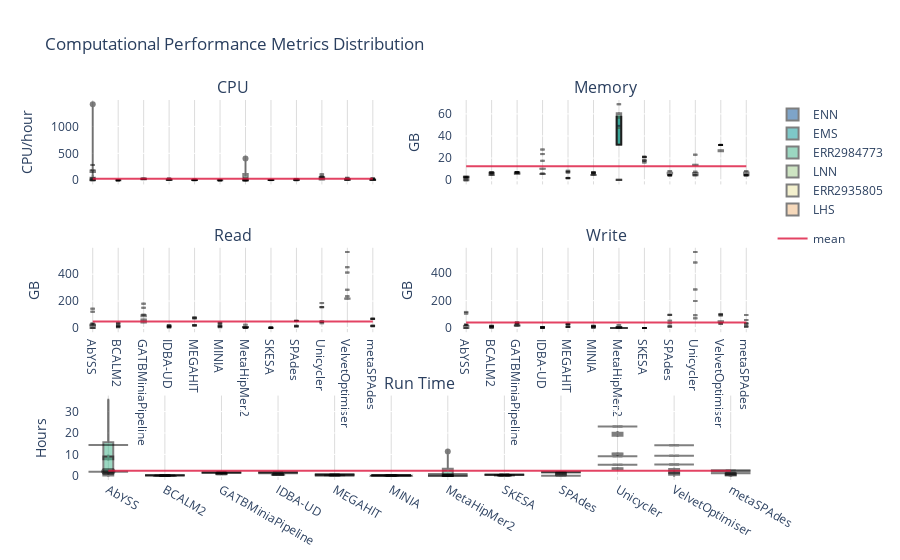

Write notebook code for a chart like this one.
### Code cell
fig_per_sample = make_subplots(rows=3, cols=2, shared_xaxes=True, 
                               subplot_titles=('CPU', 'Memory', 'Read', 'Write', 'Run Time'),
                               specs=[[{}, {}],[{}, {}],[{"colspan": 2}, None]])
row_coord = 1
col_coord = 1

for column in ['cpus', 'rss', 'rchar', 'wchar']:
    showlegend = True if (row_coord == 1 and col_coord == 1) else False
    i=0
    for sample in pipeline_stats_df['sample'].unique():

        fig_per_sample.add_trace(go.Violin(y=pipeline_stats_df[column][pipeline_stats_df['sample'] == sample],
                                        x=pipeline_stats_df['assembler'][pipeline_stats_df['sample'] == sample],
                                        legendgroup='Log', scalegroup='Log', name=sample, box_visible=True, line_color='black',
                                        meanline_visible=True, fillcolor=COLOURS[i], opacity=0.5,
                                        showlegend=showlegend, spanmode='hard'),
                              row=row_coord, col=col_coord)
        i+=1
    
    fig_per_sample.add_trace(go.Scatter(y=[pipeline_stats_df[column].mean()]*len(pipeline_stats_df['assembler']), 
                                    x=pipeline_stats_df['assembler'], mode='lines', name='mean',
                                    line=dict(color="crimson"), opacity=0.8, showlegend=showlegend),
                          row=row_coord, col=col_coord)
    if col_coord == 2:
        col_coord = 1
        row_coord += 1
    else:
        col_coord +=1

i=0
for sample in pipeline_stats_df['sample'].unique():
    fig_per_sample.add_trace(go.Violin(y=pipeline_stats_df['time_hours'][pipeline_stats_df['sample'] == sample],
                 x=pipeline_stats_df['assembler'][pipeline_stats_df['sample'] == sample],
                    box_visible=True, line_color='black',
                    meanline_visible=True, fillcolor=COLOURS[i], opacity=0.5,
                    showlegend=False, spanmode='hard'),  row=3, col=1)
    i+=1

fig_per_sample.add_trace(go.Scatter(y=[pipeline_stats_df['time_hours'].mean()]*len(global_pipeline_stats_df['assembler']), 
                              x=global_pipeline_stats_df['assembler'], mode='lines',
                              line=dict(color="crimson"), opacity=0.8, name='Mean', showlegend=False),  row=3, col=1)

fig_per_sample.update_layout(plot_bgcolor='rgb(255,255,255)', title_text="Computational Performance Metrics Distribution")
# grid
fig_per_sample['layout']['xaxis']['gridcolor']='#DCDCDC'
fig_per_sample['layout']['xaxis2']['gridcolor']='#DCDCDC'
fig_per_sample['layout']['xaxis3']['gridcolor']='#DCDCDC'
fig_per_sample['layout']['xaxis4']['gridcolor']='#DCDCDC'
fig_per_sample['layout']['xaxis5']['gridcolor']='#DCDCDC'
# y-axis legends
fig_per_sample['layout']['yaxis']['title']='CPU/hour'
fig_per_sample['layout']['yaxis2']['title']='GB'
fig_per_sample['layout']['yaxis3']['title']='GB'
fig_per_sample['layout']['yaxis4']['title']='GB'
fig_per_sample['layout']['yaxis5']['title']='Hours'

fig_per_sample.update_layout(violingap=0, violinmode='overlay')
fig_per_sample.update_xaxes(categoryorder='category ascending')

fig_per_sample.show()
plot(fig_per_sample, filename='Plots/Performance/Per Sample Computational Performance Metrics Distribution.html', auto_open=False)

### Figure 1 — Plotly figure (JSON) as saved in the notebook; plotly's stock layout.template omitted (floating-point values rounded to 4 significant figures; data arrays with more than 128 entries replaced by an {"elided": "..."} marker saying what was removed)
{"data": [{"box": {"visible": true}, "fillcolor": "#004B93", "legendgroup": "Log", "line": {"color": "black"}, "meanline": {"visible": true}, "name": "ENN", "opacity": 0.5, "scalegroup": "Log", "showlegend": true, "spanmode": "hard", "type": "violin", "x": ["BCALM2", "MINIA", "MetaHipMer2", "SKESA", "MEGAHIT", "SPAdes", "metaSPAdes", "IDBA-UD", "MetaHipMer2", "AbYSS", "GATBMiniaPipeline", "VelvetOptimiser", "Unicycler", "BCALM2", "MINIA", "MetaHipMer2", "SKESA", "MEGAHIT", "MetaHipMer2", "SPAdes", "metaSPAdes", "IDBA-UD", "GATBMiniaPipeline", "AbYSS", "VelvetOptimiser", "Unicycler", "SKESA", "metaSPAdes", "BCALM2", "SPAdes", "GATBMiniaPipeline", "MEGAHIT", "Unicycler", "MINIA", "AbYSS", "IDBA-UD", "VelvetOptimiser", "MetaHipMer2"], "xaxis": "x", "y": [0.5608, 0.6166, 0.1983, 2.172, 3.071, 3.845, 4.28, 6.52, 8.016, 12.01, 19.31, 12.74, 17.49, 0.5234, 0.5433, 0.1841, 2.118, 3.433, 6.792, 3.752, 4.433, 5.894, 19.66, 0.2817, 12.61, 16.55, 2.488, 3.654, 0.5537, 4.093, 19.65, 3.066, 15.22, 0.5493, 12.26, 5.76, 13.01, 6.997], "yaxis": "y"}, {"box": {"visible": true}, "fillcolor": "#009392", "legendgroup": "Log", "line": {"color": "black"}, "meanline": {"visible": true}, "name": "EMS", "opacity": 0.5, "scalegroup": "Log", "showlegend": true, "spanmode": "hard", "type": "violin", "x": ["BCALM2", "MINIA", "MetaHipMer2", "SKESA", "MEGAHIT", "IDBA-UD", "metaSPAdes", "MetaHipMer2", "GATBMiniaPipeline", "SPAdes", "VelvetOptimiser", "AbYSS", "Unicycler", "MetaHipMer2", "BCALM2", "MINIA", "SKESA", "MetaHipMer2", "IDBA-UD", "MEGAHIT", "metaSPAdes", "GATBMiniaPipeline", "SPAdes", "VelvetOptimiser", "AbYSS", "Unicycler", "metaSPAdes", "MEGAHIT", "BCALM2", "Unicycler", "SPAdes", "MINIA", "SKESA", "VelvetOptimiser", "AbYSS", "IDBA-UD", "MetaHipMer2", "GATBMiniaPipeline"], "xaxis": "x", "y": [0.7347, 0.7891, 0.2384, 2.486, 5.116, 7.336, 10.09, 14.62, 22.44, 11.64, 17.44, 156.5, 34.44, 0.189, 0.01155, 0.7028, 2.386, 8.613, 7.362, 5.063, 10.06, 22.21, 11.5, 0.3115, 188.3, 38.18, 0.3608, 4.298, 0.6613, 34.77, 10.92, 0.732, 2.196, 16.56, 151.9, 7.505, 9.033, 22.51], "yaxis": "y"}, {"box": {"visible": true}, "fillcolor": "#39B185", "legendgroup": "Log", "line": {"color": "black"}, "meanline": {"visible": true}, "name": "ERR2984773", "opacity": 0.5, "scalegroup": "Log", "showlegend": true, "spanmode": "hard", "type": "violin", "x": ["BCALM2", "MINIA", "MetaHipMer2", "SKESA", "MEGAHIT", "IDBA-UD", "MetaHipMer2", "metaSPAdes", "GATBMiniaPipeline", "SPAdes", "VelvetOptimiser", "Unicycler", "AbYSS", "AbYSS", "AbYSS", "MetaHipMer2", "BCALM2", "MINIA", "SKESA", "MEGAHIT", "MetaHipMer2", "IDBA-UD", "GATBMiniaPipeline", "metaSPAdes", "SPAdes", "VelvetOptimiser", "Unicycler", "AbYSS", "AbYSS", "AbYSS", "MEGAHIT", "SPAdes", "SKESA", "GATBMiniaPipeline", "BCALM2", "Unicycler", "MINIA", "metaSPAdes", "IDBA-UD", "VelvetOptimiser", "MetaHipMer2", "AbYSS", "AbYSS"], "xaxis": "x", "y": [1.017, 1.608, 0.2644, 3.695, 5.277, 11.47, 20.43, 13.25, 31.46, 13.37, 18.89, 61.24, 0, 0, 95.57, 0.1915, 1.041, 1.519, 3.511, 5.93, 15.16, 11.52, 29.97, 14.81, 13.06, 17.95, 54.32, 0, 0, 0, 6.053, 14.02, 3.713, 29.42, 0.9722, 55.01, 1.321, 14.41, 12.18, 17.95, 402.1, 0, 1412.0], "yaxis": "y"}, {"box": {"visible": true}, "fillcolor": "#9CCB86", "legendgroup": "Log", "line": {"color": "black"}, "meanline": {"visible": true}, "name": "LNN", "opacity": 0.5, "scalegroup": "Log", "showlegend": true, "spanmode": "hard", "type": "violin", "x": ["MINIA", "BCALM2", "Unicycler", "metaSPAdes", "SPAdes", "SKESA", "AbYSS", "MEGAHIT", "VelvetOptimiser", "IDBA-UD", "MetaHipMer2", "MetaHipMer2", "MetaHipMer2", "GATBMiniaPipeline"], "xaxis": "x", "y": [1.757, 1.869, 62.82, 17.77, 19.29, 6.406, 38.9, 0.1799, 15.28, 19.57, 0.00187, 0.001929, 0.001837, 22.21], "yaxis": "y"}, {"box": {"visible": true}, "fillcolor": "#E9E29C", "legendgroup": "Log", "line": {"color": "black"}, "meanline": {"visible": true}, "name": "ERR2935805", "opacity": 0.5, "scalegroup": "Log", "showlegend": true, "spanmode": "hard", "type": "violin", "x": ["MINIA", "SPAdes", "BCALM2", "GATBMiniaPipeline", "SKESA", "IDBA-UD", "MetaHipMer2", "MEGAHIT", "metaSPAdes", "VelvetOptimiser", "AbYSS", "Unicycler"], "xaxis": "x", "y": [3.199, 0.5191, 2.242, 24.39, 4.328, 28.63, 32.66, 10.95, 34.88, 31.76, 284.1, 108.8], "yaxis": "y"}, {"box": {"visible": true}, "fillcolor": "#EEB479", "legendgroup": "Log", "line": {"color": "black"}, "meanline": {"visible": true}, "name": "LHS", "opacity": 0.5, "scalegroup": "Log", "showlegend": true, "spanmode": "hard", "type": "violin", "x": ["SPAdes", "Unicycler", "GATBMiniaPipeline", "metaSPAdes", "SKESA", "MINIA", "BCALM2", "MEGAHIT", "IDBA-UD", "VelvetOptimiser", "MetaHipMer2", "MetaHipMer2", "MetaHipMer2", "AbYSS", "AbYSS", "AbYSS"], "xaxis": "x", "y": [23.6, 67.27, 25.85, 26.57, 4.356, 6.211, 2.475, 9.852, 26.85, 43.66, 0.00187, 0.001903, 0.002087, 0, 0, 0], "yaxis": "y"}, {"line": {"color": "crimson"}, "mode": "lines", "name": "mean", "opacity": 0.8, "showlegend": true, "type": "scatter", "x": {"elided": "161 str values"}, "xaxis": "x", "y": {"elided": "161 float values"}, "yaxis": "y"}, {"box": {"visible": true}, "fillcolor": "#004B93", "legendgroup": "Log", "line": {"color": "black"}, "meanline": {"visible": true}, "name": "ENN", "opacity": 0.5, "scalegroup": "Log", "showlegend": false, "spanmode": "hard", "type": "violin", "x": ["BCALM2", "MINIA", "MetaHipMer2", "SKESA", "MEGAHIT", "SPAdes", "metaSPAdes", "IDBA-UD", "MetaHipMer2", "AbYSS", "GATBMiniaPipeline", "VelvetOptimiser", "Unicycler", "BCALM2", "MINIA", "MetaHipMer2", "SKESA", "MEGAHIT", "MetaHipMer2", "SPAdes", "metaSPAdes", "IDBA-UD", "GATBMiniaPipeline", "AbYSS", "VelvetOptimiser", "Unicycler", "SKESA", "metaSPAdes", "BCALM2", "SPAdes", "GATBMiniaPipeline", "MEGAHIT", "Unicycler", "MINIA", "AbYSS", "IDBA-UD", "VelvetOptimiser", "MetaHipMer2"], "xaxis": "x2", "y": [5.1, 5.1, 32, 16.1, 1.7, 4.6, 4.6, 5.7, 56.9, 2.9, 6.8, 27.3, 4.6, 5.1, 5.1, 32.9, 16.1, 1.7, 56.8, 4.6, 4.6, 5.6, 6.9, 3, 26.6, 4.7, 16.1, 4.6, 5.1, 4.6, 6.8, 1.7, 4.5, 5.1, 2.9, 5.6, 26.2, 57.6], "yaxis": "y2"}, {"box": {"visible": true}, "fillcolor": "#009392", "legendgroup": "Log", "line": {"color": "black"}, "meanline": {"visible": true}, "name": "EMS", "opacity": 0.5, "scalegroup": "Log", "showlegend": false, "spanmode": "hard", "type": "violin", "x": ["BCALM2", "MINIA", "MetaHipMer2", "SKESA", "MEGAHIT", "IDBA-UD", "metaSPAdes", "MetaHipMer2", "GATBMiniaPipeline", "SPAdes", "VelvetOptimiser", "AbYSS", "Unicycler", "MetaHipMer2", "BCALM2", "MINIA", "SKESA", "MetaHipMer2", "IDBA-UD", "MEGAHIT", "metaSPAdes", "GATBMiniaPipeline", "SPAdes", "VelvetOptimiser", "AbYSS", "Unicycler", "metaSPAdes", "MEGAHIT", "BCALM2", "Unicycler", "SPAdes", "MINIA", "SKESA", "VelvetOptimiser", "AbYSS", "IDBA-UD", "MetaHipMer2", "GATBMiniaPipeline"], "xaxis": "x2", "y": [6.7, 6.6, 32.1, 17.8, 2.1, 6, 4.9, 57.3, 6.8, 4.6, 31.9, 3.3, 6.5, 32, 6.7, 6.6, 17.8, 57.3, 6, 2.1, 4.6, 6.8, 4.6, 31.9, 3.2, 6.3, 4.6, 2.1, 6.6, 6.5, 4.6, 6.6, 17.8, 31.9, 3.2, 6, 57.2, 6.8], "yaxis": "y2"}, {"box": {"visible": true}, "fillcolor": "#39B185", "legendgroup": "Log", "line": {"color": "black"}, "meanline": {"visible": true}, "name": "ERR2984773", "opacity": 0.5, "scalegroup": "Log", "showlegend": false, "spanmode": "hard", "type": "violin", "x": ["BCALM2", "MINIA", "MetaHipMer2", "SKESA", "MEGAHIT", "IDBA-UD", "MetaHipMer2", "metaSPAdes", "GATBMiniaPipeline", "SPAdes", "VelvetOptimiser", "Unicycler", "AbYSS", "AbYSS", "AbYSS", "MetaHipMer2", "BCALM2", "MINIA", "SKESA", "MEGAHIT", "MetaHipMer2", "IDBA-UD", "GATBMiniaPipeline", "metaSPAdes", "SPAdes", "VelvetOptimiser", "Unicycler", "AbYSS", "AbYSS", "AbYSS", "MEGAHIT", "SPAdes", "SKESA", "GATBMiniaPipeline", "BCALM2", "Unicycler", "MINIA", "metaSPAdes", "IDBA-UD", "VelvetOptimiser", "MetaHipMer2", "AbYSS", "AbYSS"], "xaxis": "x2", "y": [4.7, 4.8, 31.9, 17.8, 2.1, 10.4, 60.4, 6.2, 5.7, 6.5, 31.9, 13.8, 0, 0, 3.6, 32, 4.6, 4.8, 17.8, 2.1, 60.1, 10.4, 5.6, 6.9, 6.8, 31.9, 13.9, 0, 0, 0, 2.1, 5.8, 17.8, 5.8, 4.8, 13.8, 4.7, 6.8, 10.3, 31.9, 61.3, 0, 3.1], "yaxis": "y2"}, {"box": {"visible": true}, "fillcolor": "#9CCB86", "legendgroup": "Log", "line": {"color": "black"}, "meanline": {"visible": true}, "name": "LNN", "opacity": 0.5, "scalegroup": "Log", "showlegend": false, "spanmode": "hard", "type": "violin", "x": ["MINIA", "BCALM2", "Unicycler", "metaSPAdes", "SPAdes", "SKESA", "AbYSS", "MEGAHIT", "VelvetOptimiser", "IDBA-UD", "MetaHipMer2", "MetaHipMer2", "MetaHipMer2", "GATBMiniaPipeline"], "xaxis": "x2", "y": [7.1, 7, 4.6, 4.6, 4.6, 20.7, 2.8, 8.5, 31.9, 17.5, 0.1006, 0.218, 0.3652, 7.2], "yaxis": "y2"}, {"box": {"visible": true}, "fillcolor": "#E9E29C", "legendgroup": "Log", "line": {"color": "black"}, "meanline": {"visible": true}, "name": "ERR2935805", "opacity": 0.5, "scalegroup": "Log", "showlegend": false, "spanmode": "hard", "type": "violin", "x": ["MINIA", "SPAdes", "BCALM2", "GATBMiniaPipeline", "SKESA", "IDBA-UD", "MetaHipMer2", "MEGAHIT", "metaSPAdes", "VelvetOptimiser", "AbYSS", "Unicycler"], "xaxis": "x2", "y": [6.3, 8.3, 6.3, 7.3, 21.1, 23.6, 68.7, 7.6, 8.3, 31.9, 2.2, 23.1], "yaxis": "y2"}, {"box": {"visible": true}, "fillcolor": "#EEB479", "legendgroup": "Log", "line": {"color": "black"}, "meanline": {"visible": true}, "name": "LHS", "opacity": 0.5, "scalegroup": "Log", "showlegend": false, "spanmode": "hard", "type": "violin", "x": ["SPAdes", "Unicycler", "GATBMiniaPipeline", "metaSPAdes", "SKESA", "MINIA", "BCALM2", "MEGAHIT", "IDBA-UD", "VelvetOptimiser", "MetaHipMer2", "MetaHipMer2", "MetaHipMer2", "AbYSS", "AbYSS", "AbYSS"], "xaxis": "x2", "y": [4.6, 7.7, 7.4, 4.6, 21.3, 7.2, 7.3, 6.9, 27.7, 31.9, 0.0829, 0.2163, 0.3595, 0, 0, 0], "yaxis": "y2"}, {"line": {"color": "crimson"}, "mode": "lines", "name": "mean", "opacity": 0.8, "showlegend": false, "type": "scatter", "x": {"elided": "161 str values"}, "xaxis": "x2", "y": {"elided": "161 float values"}, "yaxis": "y2"}, {"box": {"visible": true}, "fillcolor": "#004B93", "legendgroup": "Log", "line": {"color": "black"}, "meanline": {"visible": true}, "name": "ENN", "opacity": 0.5, "scalegroup": "Log", "showlegend": false, "spanmode": "hard", "type": "violin", "x": ["BCALM2", "MINIA", "MetaHipMer2", "SKESA", "MEGAHIT", "SPAdes", "metaSPAdes", "IDBA-UD", "MetaHipMer2", "AbYSS", "GATBMiniaPipeline", "VelvetOptimiser", "Unicycler", "BCALM2", "MINIA", "MetaHipMer2", "SKESA", "MEGAHIT", "MetaHipMer2", "SPAdes", "metaSPAdes", "IDBA-UD", "GATBMiniaPipeline", "AbYSS", "VelvetOptimiser", "Unicycler", "SKESA", "metaSPAdes", "BCALM2", "SPAdes", "GATBMiniaPipeline", "MEGAHIT", "Unicycler", "MINIA", "AbYSS", "IDBA-UD", "VelvetOptimiser", "MetaHipMer2"], "xaxis": "x3", "y": [5.9, 6.5, 4.9, 0.3685, 16.5, 9.6, 12.6, 5.3, 5, 25.1, 40.5, 236.1, 36.2, 5.9, 6.5, 4.9, 0.3685, 16.5, 5, 9.6, 12.6, 5.3, 47.6, 25, 236.1, 36.2, 0.3685, 12.6, 5.9, 9.6, 42.3, 16.5, 36.2, 6.5, 25.1, 5.3, 236.1, 5], "yaxis": "y3"}, {"box": {"visible": true}, "fillcolor": "#009392", "legendgroup": "Log", "line": {"color": "black"}, "meanline": {"visible": true}, "name": "EMS", "opacity": 0.5, "scalegroup": "Log", "showlegend": false, "spanmode": "hard", "type": "violin", "x": ["BCALM2", "MINIA", "MetaHipMer2", "SKESA", "MEGAHIT", "IDBA-UD", "metaSPAdes", "MetaHipMer2", "GATBMiniaPipeline", "SPAdes", "VelvetOptimiser", "AbYSS", "Unicycler", "MetaHipMer2", "BCALM2", "MINIA", "SKESA", "MetaHipMer2", "IDBA-UD", "MEGAHIT", "metaSPAdes", "GATBMiniaPipeline", "SPAdes", "VelvetOptimiser", "AbYSS", "Unicycler", "metaSPAdes", "MEGAHIT", "BCALM2", "Unicycler", "SPAdes", "MINIA", "SKESA", "VelvetOptimiser", "AbYSS", "IDBA-UD", "MetaHipMer2", "GATBMiniaPipeline"], "xaxis": "x3", "y": [8.5, 9.1, 5.8, 0.9135, 20.6, 5.8, 15.8, 5.9, 61.4, 15.7, 283.9, 33.3, 46.8, 5.8, 8.5, 9.1, 0.9135, 5.9, 5.8, 20.6, 15.8, 63.9, 15.7, 283.9, 33.3, 46.8, 15.8, 20.6, 8.5, 46.8, 15.7, 9.1, 0.9135, 283.9, 33.3, 5.8, 5.9, 59], "yaxis": "y3"}, {"box": {"visible": true}, "fillcolor": "#39B185", "legendgroup": "Log", "line": {"color": "black"}, "meanline": {"visible": true}, "name": "ERR2984773", "opacity": 0.5, "scalegroup": "Log", "showlegend": false, "spanmode": "hard", "type": "violin", "x": ["BCALM2", "MINIA", "MetaHipMer2", "SKESA", "MEGAHIT", "IDBA-UD", "MetaHipMer2", "metaSPAdes", "GATBMiniaPipeline", "SPAdes", "VelvetOptimiser", "Unicycler", "AbYSS", "AbYSS", "AbYSS", "MetaHipMer2", "BCALM2", "MINIA", "SKESA", "MEGAHIT", "MetaHipMer2", "IDBA-UD", "GATBMiniaPipeline", "metaSPAdes", "SPAdes", "VelvetOptimiser", "Unicycler", "AbYSS", "AbYSS", "AbYSS", "MEGAHIT", "SPAdes", "SKESA", "GATBMiniaPipeline", "BCALM2", "Unicycler", "MINIA", "metaSPAdes", "IDBA-UD", "VelvetOptimiser", "MetaHipMer2", "AbYSS", "AbYSS"], "xaxis": "x3", "y": [16.2, 17.3, 6.3, 0.8848, 22.3, 8.8, 6.4, 16.2, 89.7, 15.9, 218.7, 48, 0, 0, 36.8, 6.3, 16.2, 17.3, 0.8848, 22.3, 6.4, 8.8, 96.8, 16.2, 15.9, 216.7, 48, 0, 0, 0, 22.3, 15.9, 0.8848, 86.2, 16.2, 48, 17.3, 16.2, 8.8, 219.1, 6.6, 0, 36.8], "yaxis": "y3"}, {"box": {"visible": true}, "fillcolor": "#9CCB86", "legendgroup": "Log", "line": {"color": "black"}, "meanline": {"visible": true}, "name": "LNN", "opacity": 0.5, "scalegroup": "Log", "showlegend": false, "spanmode": "hard", "type": "violin", "x": ["MINIA", "BCALM2", "Unicycler", "metaSPAdes", "SPAdes", "SKESA", "AbYSS", "MEGAHIT", "VelvetOptimiser", "IDBA-UD", "MetaHipMer2", "MetaHipMer2", "MetaHipMer2", "GATBMiniaPipeline"], "xaxis": "x3", "y": [19, 18.7, 184.9, 66.8, 51.1, 2, 121.1, 77.6, 411.3, 14.3, 0.0173, 0.0173, 0.0173, 98.6], "yaxis": "y3"}, {"box": {"visible": true}, "fillcolor": "#E9E29C", "legendgroup": "Log", "line": {"color": "black"}, "meanline": {"visible": true}, "name": "ERR2935805", "opacity": 0.5, "scalegroup": "Log", "showlegend": false, "spanmode": "hard", "type": "violin", "x": ["MINIA", "SPAdes", "BCALM2", "GATBMiniaPipeline", "SKESA", "IDBA-UD", "MetaHipMer2", "MEGAHIT", "metaSPAdes", "VelvetOptimiser", "AbYSS", "Unicycler"], "xaxis": "x3", "y": [34.6, 53.4, 33.4, 150.1, 3, 20.9, 24.5, 76.2, 69.3, 451.5, 143.7, 155.7], "yaxis": "y3"}, {"box": {"visible": true}, "fillcolor": "#EEB479", "legendgroup": "Log", "line": {"color": "black"}, "meanline": {"visible": true}, "name": "LHS", "opacity": 0.5, "scalegroup": "Log", "showlegend": false, "spanmode": "hard", "type": "violin", "x": ["SPAdes", "Unicycler", "GATBMiniaPipeline", "metaSPAdes", "SKESA", "MINIA", "BCALM2", "MEGAHIT", "IDBA-UD", "VelvetOptimiser", "MetaHipMer2", "MetaHipMer2", "MetaHipMer2", "AbYSS", "AbYSS", "AbYSS"], "xaxis": "x3", "y": [52.9, 153.9, 180.7, 68.6, 2.8, 39, 37.8, 70.8, 17.6, 564.2, 0.0173, 0.0173, 0.0173, 0, 0, 0], "yaxis": "y3"}, {"line": {"color": "crimson"}, "mode": "lines", "name": "mean", "opacity": 0.8, "showlegend": false, "type": "scatter", "x": {"elided": "161 str values"}, "xaxis": "x3", "y": {"elided": "161 float values"}, "yaxis": "y3"}, {"box": {"visible": true}, "fillcolor": "#004B93", "legendgroup": "Log", "line": {"color": "black"}, "meanline": {"visible": true}, "name": "ENN", "opacity": 0.5, "scalegroup": "Log", "showlegend": false, "spanmode": "hard", "type": "violin", "x": ["BCALM2", "MINIA", "MetaHipMer2", "SKESA", "MEGAHIT", "SPAdes", "metaSPAdes", "IDBA-UD", "MetaHipMer2", "AbYSS", "GATBMiniaPipeline", "VelvetOptimiser", "Unicycler", "BCALM2", "MINIA", "MetaHipMer2", "SKESA", "MEGAHIT", "MetaHipMer2", "SPAdes", "metaSPAdes", "IDBA-UD", "GATBMiniaPipeline", "AbYSS", "VelvetOptimiser", "Unicycler", "SKESA", "metaSPAdes", "BCALM2", "SPAdes", "GATBMiniaPipeline", "MEGAHIT", "Unicycler", "MINIA", "AbYSS", "IDBA-UD", "VelvetOptimiser", "MetaHipMer2"], "xaxis": "x4", "y": [3.4, 3.5, 4.4, 0.0288, 6.9, 11.2, 11.3, 2.5, 4.7, 21.9, 16, 29.3, 93.8, 3.4, 3.5, 4.4, 0.0288, 6.9, 4.7, 11.2, 11.3, 2.5, 16.1, 21.9, 29.3, 93.8, 0.0288, 11.3, 3.4, 11.2, 16.1, 6.9, 93.8, 3.5, 21.9, 2.5, 29.3, 4.7], "yaxis": "y4"}, {"box": {"visible": true}, "fillcolor": "#009392", "legendgroup": "Log", "line": {"color": "black"}, "meanline": {"visible": true}, "name": "EMS", "opacity": 0.5, "scalegroup": "Log", "showlegend": false, "spanmode": "hard", "type": "violin", "x": ["BCALM2", "MINIA", "MetaHipMer2", "SKESA", "MEGAHIT", "IDBA-UD", "metaSPAdes", "MetaHipMer2", "GATBMiniaPipeline", "SPAdes", "VelvetOptimiser", "AbYSS", "Unicycler", "MetaHipMer2", "BCALM2", "MINIA", "SKESA", "MetaHipMer2", "IDBA-UD", "MEGAHIT", "metaSPAdes", "GATBMiniaPipeline", "SPAdes", "VelvetOptimiser", "AbYSS", "Unicycler", "metaSPAdes", "MEGAHIT", "BCALM2", "Unicycler", "SPAdes", "MINIA", "SKESA", "VelvetOptimiser", "AbYSS", "IDBA-UD", "MetaHipMer2", "GATBMiniaPipeline"], "xaxis": "x4", "y": [4.3, 4.4, 5.2, 0.0289, 8, 2.6, 31.8, 5.7, 19.5, 53.2, 34.8, 25.4, 281.9, 5.2, 4.3, 4.4, 0.0289, 5.7, 2.6, 8, 31.8, 19.5, 53.2, 34.8, 25.4, 281.9, 31.8, 8, 4.3, 281.9, 53.2, 4.4, 0.0289, 34.8, 25.4, 2.6, 5.7, 19.4], "yaxis": "y4"}, {"box": {"visible": true}, "fillcolor": "#39B185", "legendgroup": "Log", "line": {"color": "black"}, "meanline": {"visible": true}, "name": "ERR2984773", "opacity": 0.5, "scalegroup": "Log", "showlegend": false, "spanmode": "hard", "type": "violin", "x": ["BCALM2", "MINIA", "MetaHipMer2", "SKESA", "MEGAHIT", "IDBA-UD", "MetaHipMer2", "metaSPAdes", "GATBMiniaPipeline", "SPAdes", "VelvetOptimiser", "Unicycler", "AbYSS", "AbYSS", "AbYSS", "MetaHipMer2", "BCALM2", "MINIA", "SKESA", "MEGAHIT", "MetaHipMer2", "IDBA-UD", "GATBMiniaPipeline", "metaSPAdes", "SPAdes", "VelvetOptimiser", "Unicycler", "AbYSS", "AbYSS", "AbYSS", "MEGAHIT", "SPAdes", "SKESA", "GATBMiniaPipeline", "BCALM2", "Unicycler", "MINIA", "metaSPAdes", "IDBA-UD", "VelvetOptimiser", "MetaHipMer2", "AbYSS", "AbYSS"], "xaxis": "x4", "y": [6.8, 6.8, 4.1, 0.0291, 9.5, 5, 5.8, 57.7, 28.2, 96.3, 44.3, 555.6, 0, 0, 28, 4.1, 6.8, 6.8, 0.0291, 9.5, 5.8, 5, 28.2, 57.7, 96.3, 43.2, 555.6, 0, 0, 0, 9.5, 96.3, 0.0291, 28.2, 6.8, 555.6, 6.8, 57.7, 5, 50, 5.9, 0, 28], "yaxis": "y4"}, {"box": {"visible": true}, "fillcolor": "#9CCB86", "legendgroup": "Log", "line": {"color": "black"}, "meanline": {"visible": true}, "name": "LNN", "opacity": 0.5, "scalegroup": "Log", "showlegend": false, "spanmode": "hard", "type": "violin", "x": ["MINIA", "BCALM2", "Unicycler", "metaSPAdes", "SPAdes", "SKESA", "AbYSS", "MEGAHIT", "VelvetOptimiser", "IDBA-UD", "MetaHipMer2", "MetaHipMer2", "MetaHipMer2", "GATBMiniaPipeline"], "xaxis": "x4", "y": [13.6, 13.6, 70.7, 11.8, 11.8, 0.008, 105.3, 28.3, 102.9, 1.5, 9.17e-05, 9.854e-05, 0.0001057, 35.9], "yaxis": "y4"}, {"box": {"visible": true}, "fillcolor": "#E9E29C", "legendgroup": "Log", "line": {"color": "black"}, "meanline": {"visible": true}, "name": "ERR2935805", "opacity": 0.5, "scalegroup": "Log", "showlegend": false, "spanmode": "hard", "type": "violin", "x": ["MINIA", "SPAdes", "BCALM2", "GATBMiniaPipeline", "SKESA", "IDBA-UD", "MetaHipMer2", "MEGAHIT", "metaSPAdes", "VelvetOptimiser", "AbYSS", "Unicycler"], "xaxis": "x4", "y": [14.6, 95, 14.6, 36.1, 0.0086, 5.7, 21.5, 29.4, 95.2, 97.7, 117.6, 479.1], "yaxis": "y4"}, {"box": {"visible": true}, "fillcolor": "#EEB479", "legendgroup": "Log", "line": {"color": "black"}, "meanline": {"visible": true}, "name": "LHS", "opacity": 0.5, "scalegroup": "Log", "showlegend": false, "spanmode": "hard", "type": "violin", "x": ["SPAdes", "Unicycler", "GATBMiniaPipeline", "metaSPAdes", "SKESA", "MINIA", "BCALM2", "MEGAHIT", "IDBA-UD", "VelvetOptimiser", "MetaHipMer2", "MetaHipMer2", "MetaHipMer2", "AbYSS", "AbYSS", "AbYSS"], "xaxis": "x4", "y": [34, 197.5, 42.5, 33.9, 0.0028, 16.8, 16.8, 24.7, 6.9, 92, 9.121e-05, 9.775e-05, 0.0001051, 0, 0, 0], "yaxis": "y4"}, {"line": {"color": "crimson"}, "mode": "lines", "name": "mean", "opacity": 0.8, "showlegend": false, "type": "scatter", "x": {"elided": "161 str values"}, "xaxis": "x4", "y": {"elided": "161 float values"}, "yaxis": "y4"}, {"box": {"visible": true}, "fillcolor": "#004B93", "line": {"color": "black"}, "meanline": {"visible": true}, "opacity": 0.5, "showlegend": false, "spanmode": "hard", "type": "violin", "x": ["BCALM2", "MINIA", "MetaHipMer2", "SKESA", "MEGAHIT", "SPAdes", "metaSPAdes", "IDBA-UD", "MetaHipMer2", "AbYSS", "GATBMiniaPipeline", "VelvetOptimiser", "Unicycler", "BCALM2", "MINIA", "MetaHipMer2", "SKESA", "MEGAHIT", "MetaHipMer2", "SPAdes", "metaSPAdes", "IDBA-UD", "GATBMiniaPipeline", "AbYSS", "VelvetOptimiser", "Unicycler", "SKESA", "metaSPAdes", "BCALM2", "SPAdes", "GATBMiniaPipeline", "MEGAHIT", "Unicycler", "MINIA", "AbYSS", "IDBA-UD", "VelvetOptimiser", "MetaHipMer2"], "xaxis": "x5", "y": [0.04, 0.05, 0.03, 0.18, 0.22, 0.35, 0.36, 0.42, 0.2, 0.61, 0.8, 1.26, 3.43, 0.04, 0.04, 0.04, 0.19, 0.21, 0.17, 0.24, 0.3, 0.49, 0.8, 0.02, 1.19, 3.49, 0.2, 0.27, 0.06, 0.36, 0.68, 0.2, 3.06, 0.04, 0.63, 0.34, 1.4, 0.18], "yaxis": "y5"}, {"box": {"visible": true}, "fillcolor": "#009392", "line": {"color": "black"}, "meanline": {"visible": true}, "opacity": 0.5, "showlegend": false, "spanmode": "hard", "type": "violin", "x": ["BCALM2", "MINIA", "MetaHipMer2", "SKESA", "MEGAHIT", "IDBA-UD", "metaSPAdes", "MetaHipMer2", "GATBMiniaPipeline", "SPAdes", "VelvetOptimiser", "AbYSS", "Unicycler", "MetaHipMer2", "BCALM2", "MINIA", "SKESA", "MetaHipMer2", "IDBA-UD", "MEGAHIT", "metaSPAdes", "GATBMiniaPipeline", "SPAdes", "VelvetOptimiser", "AbYSS", "Unicycler", "metaSPAdes", "MEGAHIT", "BCALM2", "Unicycler", "SPAdes", "MINIA", "SKESA", "VelvetOptimiser", "AbYSS", "IDBA-UD", "MetaHipMer2", "GATBMiniaPipeline"], "xaxis": "x5", "y": [0.06, 0.06, 0.04, 0.21, 0.31, 0.45, 0.83, 0.39, 1.06, 1.11, 1.94, 7.84, 10.47, 0.03, 0, 0.05, 0.19, 0.2, 0.43, 0.46, 0.87, 1, 1.07, 0.03, 9.47, 10.42, 0.03, 0.27, 0.06, 9.88, 0.96, 0.06, 0.18, 1.93, 7.62, 0.46, 0.22, 0.85], "yaxis": "y5"}, {"box": {"visible": true}, "fillcolor": "#39B185", "line": {"color": "black"}, "meanline": {"visible": true}, "opacity": 0.5, "showlegend": false, "spanmode": "hard", "type": "violin", "x": ["BCALM2", "MINIA", "MetaHipMer2", "SKESA", "MEGAHIT", "IDBA-UD", "MetaHipMer2", "metaSPAdes", "GATBMiniaPipeline", "SPAdes", "VelvetOptimiser", "Unicycler", "AbYSS", "AbYSS", "AbYSS", "MetaHipMer2", "BCALM2", "MINIA", "SKESA", "MEGAHIT", "MetaHipMer2", "IDBA-UD", "GATBMiniaPipeline", "metaSPAdes", "SPAdes", "VelvetOptimiser", "Unicycler", "AbYSS", "AbYSS", "AbYSS", "MEGAHIT", "SPAdes", "SKESA", "GATBMiniaPipeline", "BCALM2", "Unicycler", "MINIA", "metaSPAdes", "IDBA-UD", "VelvetOptimiser", "MetaHipMer2", "AbYSS", "AbYSS"], "xaxis": "x5", "y": [0.09, 0.11, 0.04, 0.28, 0.36, 0.73, 0.6, 1.15, 1.33, 1.41, 2.87, 20.43, 1.08, 29.83, 1.61, 0.03, 0.08, 0.11, 0.25, 0.36, 0.37, 0.69, 1.31, 1.38, 1.39, 2.6, 18.59, 1.09, 1.1, 1.09, 0.37, 1.48, 0.25, 1.1, 0.07, 19.1, 0.14, 1.09, 0.87, 3.27, 11.36, 1.09, 35.52], "yaxis": "y5"}, {"box": {"visible": true}, "fillcolor": "#9CCB86", "line": {"color": "black"}, "meanline": {"visible": true}, "opacity": 0.5, "showlegend": false, "spanmode": "hard", "type": "violin", "x": ["MINIA", "BCALM2", "Unicycler", "metaSPAdes", "SPAdes", "SKESA", "AbYSS", "MEGAHIT", "VelvetOptimiser", "IDBA-UD", "MetaHipMer2", "MetaHipMer2", "MetaHipMer2", "GATBMiniaPipeline"], "xaxis": "x5", "y": [0.12, 0.11, 5.17, 1.18, 1.49, 0.62, 1.93, 0.01, 5.26, 1.15, 0, 0, 0, 1.42], "yaxis": "y5"}, {"box": {"visible": true}, "fillcolor": "#E9E29C", "line": {"color": "black"}, "meanline": {"visible": true}, "opacity": 0.5, "showlegend": false, "spanmode": "hard", "type": "violin", "x": ["MINIA", "SPAdes", "BCALM2", "GATBMiniaPipeline", "SKESA", "IDBA-UD", "MetaHipMer2", "MEGAHIT", "metaSPAdes", "VelvetOptimiser", "AbYSS", "Unicycler"], "xaxis": "x5", "y": [0.24, 0.04, 0.24, 1.57, 0.4, 1.7, 0.79, 0.7, 2.62, 9.38, 14.38, 23.05], "yaxis": "y5"}, {"box": {"visible": true}, "fillcolor": "#EEB479", "line": {"color": "black"}, "meanline": {"visible": true}, "opacity": 0.5, "showlegend": false, "spanmode": "hard", "type": "violin", "x": ["SPAdes", "Unicycler", "GATBMiniaPipeline", "metaSPAdes", "SKESA", "MINIA", "BCALM2", "MEGAHIT", "IDBA-UD", "VelvetOptimiser", "MetaHipMer2", "MetaHipMer2", "MetaHipMer2", "AbYSS", "AbYSS", "AbYSS"], "xaxis": "x5", "y": [1.81, 9.12, 1.48, 2.06, 0.45, 0.33, 0.21, 0.58, 1.56, 14.26, 0, 0, 0, 1.09, 2.1, 3.1], "yaxis": "y5"}, {"line": {"color": "crimson"}, "mode": "lines", "name": "Mean", "opacity": 0.8, "showlegend": false, "type": "scatter", "x": ["BCALM2", "MINIA", "MetaHipMer2", "SKESA", "MEGAHIT", "SPAdes", "metaSPAdes", "IDBA-UD", "AbYSS", "GATBMiniaPipeline", "VelvetOptimiser", "Unicycler", "BCALM2", "MINIA", "MetaHipMer2", "SKESA", "MEGAHIT", "SPAdes", "metaSPAdes", "IDBA-UD", "GATBMiniaPipeline", "AbYSS", "VelvetOptimiser", "Unicycler", "metaSPAdes", "MINIA", "MEGAHIT", "BCALM2", "SKESA", "SPAdes", "Unicycler", "GATBMiniaPipeline", "AbYSS", "IDBA-UD", "VelvetOptimiser", "MetaHipMer2"], "xaxis": "x5", "y": [2.322, 2.322, 2.322, 2.322, 2.322, 2.322, 2.322, 2.322, 2.322, 2.322, 2.322, 2.322, 2.322, 2.322, 2.322, 2.322, 2.322, 2.322, 2.322, 2.322, 2.322, 2.322, 2.322, 2.322, 2.322, 2.322, 2.322, 2.322, 2.322, 2.322, 2.322, 2.322, 2.322, 2.322, 2.322, 2.322], "yaxis": "y5"}], "layout": {"annotations": [{"font": {"size": 16}, "showarrow": false, "text": "CPU", "x": 0.225, "xanchor": "center", "xref": "paper", "y": 1, "yanchor": "bottom", "yref": "paper"}, {"font": {"size": 16}, "showarrow": false, "text": "Memory", "x": 0.775, "xanchor": "center", "xref": "paper", "y": 1, "yanchor": "bottom", "yref": "paper"}, {"font": {"size": 16}, "showarrow": false, "text": "Read", "x": 0.225, "xanchor": "center", "xref": "paper", "y": 0.6111, "yanchor": "bottom", "yref": "paper"}, {"font": {"size": 16}, "showarrow": false, "text": "Write", "x": 0.775, "xanchor": "center", "xref": "paper", "y": 0.6111, "yanchor": "bottom", "yref": "paper"}, {"font": {"size": 16}, "showarrow": false, "text": "Run Time", "x": 0.5, "xanchor": "center", "xref": "paper", "y": 0.2222, "yanchor": "bottom", "yref": "paper"}], "plot_bgcolor": "rgb(255,255,255)", "title": {"text": "Computational Performance Metrics Distribution"}, "violingap": 0, "violinmode": "overlay", "xaxis": {"anchor": "y", "categoryorder": "category ascending", "domain": [0, 0.45], "gridcolor": "#DCDCDC", "matches": "x3", "showticklabels": false}, "xaxis2": {"anchor": "y2", "categoryorder": "category ascending", "domain": [0.55, 1], "gridcolor": "#DCDCDC", "matches": "x4", "showticklabels": false}, "xaxis3": {"anchor": "y3", "categoryorder": "category ascending", "domain": [0, 0.45], "gridcolor": "#DCDCDC"}, "xaxis4": {"anchor": "y4", "categoryorder": "category ascending", "domain": [0.55, 1], "gridcolor": "#DCDCDC"}, "xaxis5": {"anchor": "y5", "categoryorder": "category ascending", "domain": [0, 1], "gridcolor": "#DCDCDC"}, "yaxis": {"anchor": "x", "domain": [0.7778, 1], "title": {"text": "CPU/hour"}}, "yaxis2": {"anchor": "x2", "domain": [0.7778, 1], "title": {"text": "GB"}}, "yaxis3": {"anchor": "x3", "domain": [0.3889, 0.6111], "title": {"text": "GB"}}, "yaxis4": {"anchor": "x4", "domain": [0.3889, 0.6111], "title": {"text": "GB"}}, "yaxis5": {"anchor": "x5", "domain": [0, 0.2222], "title": {"text": "Hours"}}}}
